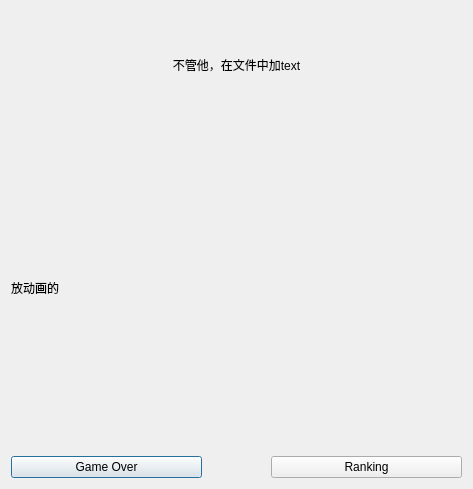
<?xml version="1.0" encoding="UTF-8"?>
<ui version="4.0">
 <class>EndShow</class>
 <widget class="QDialog" name="EndShow">
  <property name="geometry">
   <rect>
    <x>0</x>
    <y>0</y>
    <width>473</width>
    <height>489</height>
   </rect>
  </property>
  <property name="windowTitle">
   <string>Game Over</string>
  </property>
  <layout class="QVBoxLayout" name="verticalLayout" stretch="2,6,1">
   <item>
    <widget class="QLabel" name="text">
     <property name="styleSheet">
      <string notr="true">font: 30 pt &quot;Staccato222 BT&quot;;</string>
     </property>
     <property name="text">
      <string>不管他，在文件中加text</string>
     </property>
     <property name="alignment">
      <set>Qt::AlignCenter</set>
     </property>
    </widget>
   </item>
   <item>
    <widget class="QLabel" name="moive">
     <property name="text">
      <string>放动画的</string>
     </property>
    </widget>
   </item>
   <item>
    <layout class="QHBoxLayout" name="horizontalLayout" stretch="3,1,3">
     <item>
      <widget class="QPushButton" name="pushButton">
       <property name="text">
        <string>Game Over</string>
       </property>
      </widget>
     </item>
     <item>
      <spacer name="horizontalSpacer_2">
       <property name="orientation">
        <enum>Qt::Horizontal</enum>
       </property>
       <property name="sizeHint" stdset="0">
        <size>
         <width>40</width>
         <height>20</height>
        </size>
       </property>
      </spacer>
     </item>
     <item>
      <widget class="QPushButton" name="pushButton_3">
       <property name="text">
        <string>Ranking</string>
       </property>
      </widget>
     </item>
    </layout>
   </item>
  </layout>
 </widget>
 <resources/>
 <connections/>
</ui>
